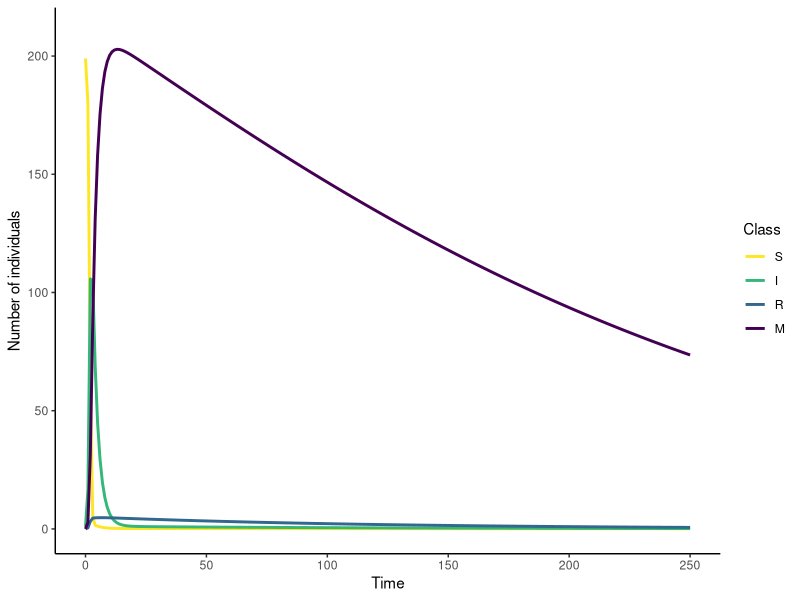

R code for this plot:
  ######################Plotting one run
  
  #Parameters
  
  r <- 0.0866       # Intrinsic rate of increase of susceptible
  mu <- 0.0002      # Natural mortality rate
  Bc <- 0.073      # Transmission coefficient
  alpha <- 0.5       # Mortality rate
  K <- 200          # Carrying Capacity
  phi <- 0.011      # Resistance loss rate
  B <- 20
  delta <- 0.21
  phi <- 0.011
  
  Br <- 0.073       #plague reservoir infection rate
  lambda <- 0.006  #reservoir decay rate
  
  #starting conditions
  
  S.start <- 199
  E.start <- 0
  I.start <- 1
  R.start <- 0
  M.start <- 0
  g.start <- 0.005  # Initial resistance trait
  sigma <- 0.0005   # Trait variance
  

  
  ###############Plotting many deterministic runs
  
  g.values <- seq(0,0.2,0.005)
  sigma.values <- c(0,0.0005,seq(0.005,0.2,0.01))
  
library(deSolve)
library(reshape)
library(viridis)
library(tidyverse)

t <- 1000
g <- 0.005

SIR <- function(t,state,parameters){
  with(as.list(c(state,parameters)), {
    dS <- r*(S+I+R)*(1-(S+I+R)/K) -mu*S -Bc*S*I*delta-Bc*S*I*g-Br*S*M*delta-Br*S*M*g +phi*R
    dI <- Bc*S*I*delta+Br*S*M*delta-mu*I -alpha*I -g*I
    dR <- Bc*S*I*g+Br*S*M*g -mu*R -phi*R
    dM <- alpha*I-lambda*M
    list(c(dS,dI,dR,dM))
  })
}

# SIR <- function(t,state,parameters){
#   with(as.list(c(state,parameters)), {
#     dS <- r*(S+R)*(1-(S+E+I+R)/K) +phi*R -mu*S -Bc*S*I/(S+E+I+R) -Br*S*M/B
#     dE <- Bc*S*I/(S+E+I+R) +Br*S*M/B -delta*E -g*E
#     dI <- delta*E -alpha*I
#     dR <- g*E -mu*R -phi*R
#     dM <- alpha*I-lambda*M
#     list(c(dS,dE,dI,dR,dM))
#   })
# }

parameters <- c(r=r,mu=mu,B=B,alpha=alpha,g=g,K=K,Br=Br,B=B,phi=phi,delta=delta,lambda=lambda)
state <- c(S=S.start,I=I.start,R=R.start,M=M.start)
times <- seq(0, t, by=1)
out <- ode(y=state, times=times, func=SIR, parms=parameters)
output <- as.data.frame(out)
output <- melt(output,id="time")


ggplot(output, aes(as.numeric(as.character(time)),as.numeric(as.character(value)))) + 
  theme_classic() + xlab("Time") + 
  ylab("Number of individuals") + ylim(0,210) + xlim(0,250) +
  geom_line(aes(group=variable, color=variable), size=1) +
  scale_color_viridis_d(option="viridis", direction=-1, name="Class")
  
